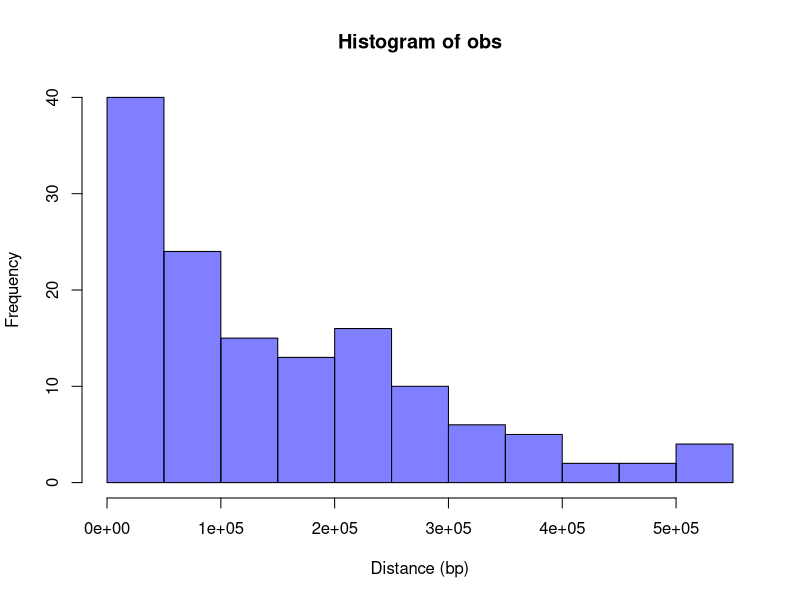
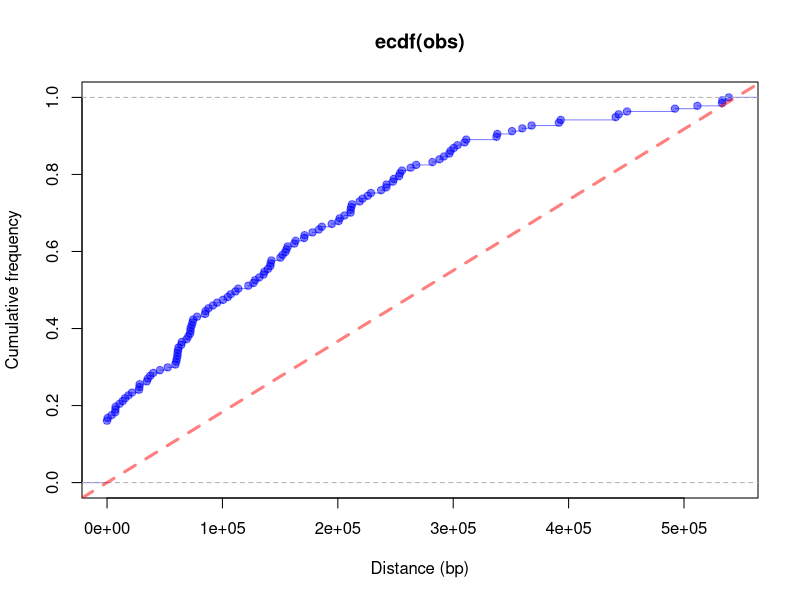
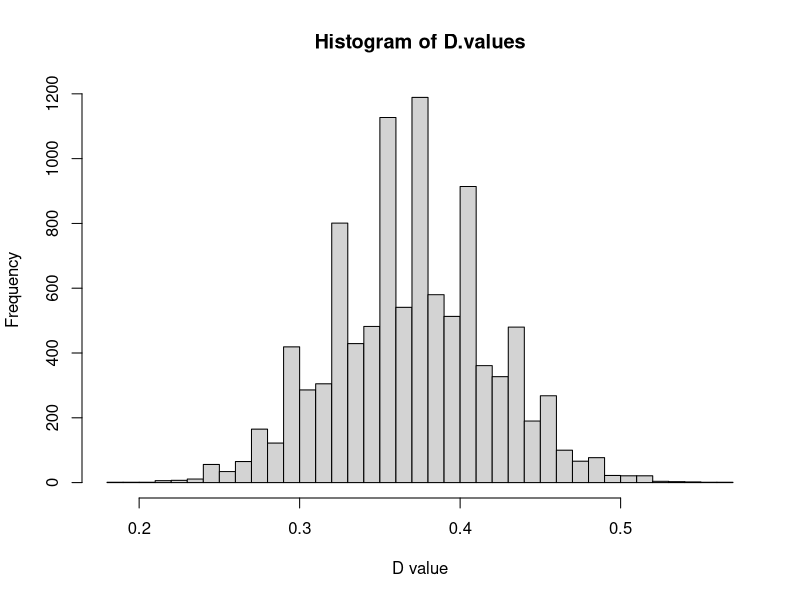
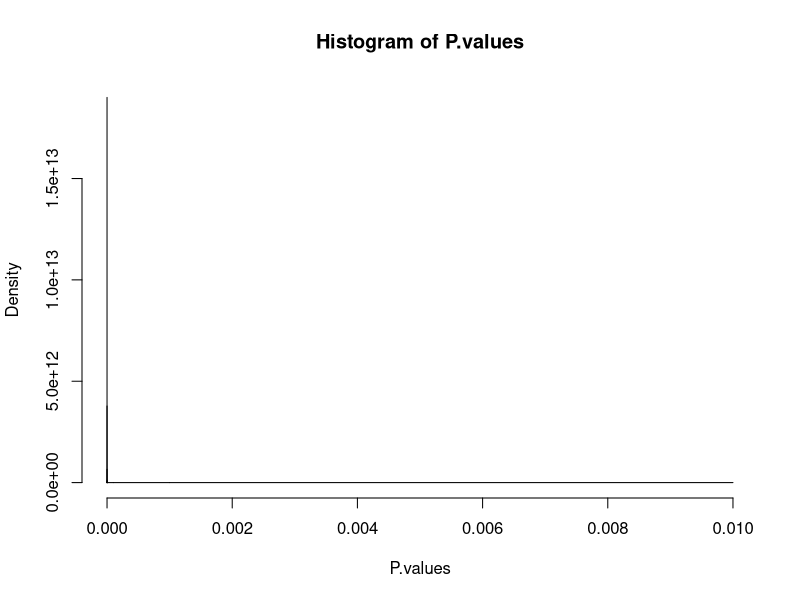
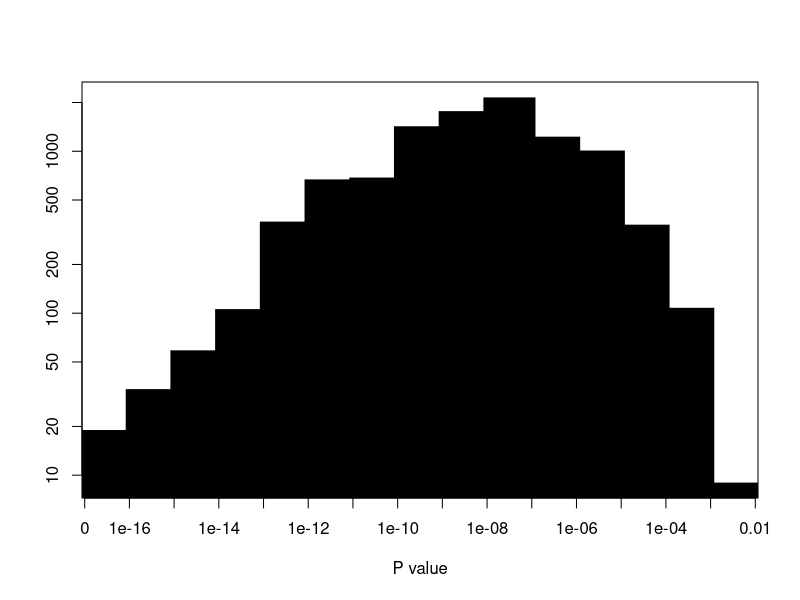

R code for these plots, in order:
## distri-difference-ks-test_example-1.R
##
## Author: Nouri BEN ZAKOUR
## Affiliations: University of Queensland
##

## PURPOSE: Statitical evaluation of the distribution bias of distances between RECs regions and MGEs

##
## ATTENTION: The following script is tailored to suit a particular example. A more generic script is also available. 
## Data used here is specific to the generation of Panel A to D of Figure SX in Petty, Ben Zakour et al. 2014 (submitted).
##


# 1) input list of N real REC-MGE distances between REC and closest MGE we observed in the object "obs"
# N=137 <=> 115 non overlapping REC regions + 22 overlapping REC regions
# distances were previously calculated for all regions

obs <- c(0, 0, 0, 0, 0, 0, 0, 0, 0, 0, 0, 0, 0, 0, 0, 0, 0, 0, 0, 0, 0, 0,170801,186128,211084,242215,253014,303737,337461,350992,
         492157,511598,532941,538831,533200,450664,443420,440807,393183,391627,367958,359850,338173,309913,296565,211592,52655,
         60464,64254,74168,87883,100516,40005,28024,7059,608,21563,45859,74610,78027,171177,212373,126899,113694,95449,85393,18452
         ,7446,3972,13563,27646,28321,34496,35337,37459,59899,60935,61193,61483,61936,70444,71957,154479,156624,163400,128304,7223,
         10852,228755,237573,242053,221465,211032,194760,178056,150238,91789,111287,132009,136389,141773,311311,297727,291897,
         200720,183559,141463,139466,72490,72281,68988,64811,15622,59191,73425,104602,107151,122394,155598,162262,218966,225967,
         253884,255604,263169,267865,282022,288138,300438,248507,247666,205767,201703,152115,142401,135613,85017)


# 2) generate a random set of N distances with a range (0,D) corresponding to all the possible distances observable between a REC and a MGE.
# In other words, we consider the same MGE positions, and we just randomely select REC-MGE distances fitting in the intervals.
# The maximal value D corresponds to the maximal distance max_REC-MGE a randomly selected REC can be from a real MGE 
# i.e. D = max_REC-MGE distance between 2 MGEs minus the min REC_size observed, then divided by 2

# In this data, the maximal distance observed is between GI-leuX and PHI1, i.e. 1089739 bp, 
# and the min_REC_size observed is 9 bp

max_REC_MGE <- 1089739                                  # maximal distance observed between 2 MGEs
min_REC_size <- 9                                       # minimum size of a REC region
D <- as.integer((max_REC_MGE - min_REC_size)/2)         # maximal distance max_REC-MGE a randomly selected REC can be from a real MGE
N <- 137                                                # number of REC regions                     
rand <- as.integer(runif(N,0,D))                        # generates a uniformally distributed list of integers


# Selected representations of the input data
# 3.1) Generates panel A "Frequency histogram"

hist(obs, col=rgb(0,0,1,0.5), xlab="Distance (bp)")


# 3.2) Generates panel B "Empirical Cumulative Distribution Function Plots for observed vs theoritical uniform distributions"

plot(ecdf(obs), xlim = range(c(obs,rand)), col=rgb(0,0,1,0.5), xlab = "Distance (bp)", ylab = "Cumulative frequency")
abline(0,1/D, col=rgb(1,0,0,0.5), lwd=3, lty=2)         # theoritical CDF


# 4) Statistical evaluation of the difference (and possibly direction of difference) between the (obs) and (rand) data

# 4.1) Two-sample Kolmogorov–Smirnov test (K-S test)

    # PRINCIPLE: The Kolmogorov-Smirnov test compares the cumulative distribution of the two data sets, 
    # and computes a D value and a P value that depend on the largest discrepancy between distributions. 
    # It is used to test whether two samples are drawn from identical continuous distributions.
    # The possible values i) "two.sided", ii) "less" and iii) "greater" of alternatives specify the null hypothesis that 
    # the true distribution function of x is i) equal to, ii) not less than or iii) not greater than the hypothesized distribution function 
    # (one-sample case) or the distribution function of y (two-sample case), respectively. 
    # It is a non-parametric test that doesn't assume a particular distribution for the data except that it should be continuous.
    # CAUTION: ties are not handled, unless data is resampled.

# K-S test without data resampling for preliminary hypothesis testing
    # test 1: null hypothesis is rejected
    # test 2: confirms the alternative = "greater", which includes distributions for which x is stochastically smaller than y 
    # (in other words, the Cumulative Distribution Function of x lies above that of y)

ks.test(obs,rand)
ks.test(obs,rand, alternative="greater")


# 4.2) One-sample K-S test, comparing the observed distribution to the cumulative uniform distribution function ("punif"):
   
# K-S test with data resampling
       
R=9999                                                  # the number of replicates - 1

D.values = numeric(R)                                   # to store the D value results
P.values = numeric(R)                                   # to store the P value results
for(i in 1:R) { 
  obsS = sample(obs, size=N, replace=T)                 # obs data resampling
  randS = as.integer(runif(N,0,D))                      # random data resamling
  kstest <- ks.test(obsS,randS,alternative="greater")   # K-S test
  D.values[i] = kstest$statistic                        # D value stored
  P.values[i] = kstest$p.value                          # P value stored
}


# Generates panel C: "Distribution of P-value for 10,000 replicates"       
hist(D.values, breaks=30, xlab="D value")

# Determine mean and standard deviation for D value       
mean(D.values)  #mean
sd(D.values)    #sd


# Generates panel D: "Distribution of P-value for 10,000 replicates"
       # x-axis changed to a logarithmic scale (log 10)
       
breaks = c(0, 1e-16, 1e-15, 1e-14, 1e-13, 1e-12, 1e-11, 1e-10, 1e-09, 1e-08, 1e-07, 1e-06, 1e-05, 1e-04, 1e-03, 1e-02)
Pvalues_hist <- hist(P.values,
     breaks = c(0, 1e-16, 1e-15, 1e-14, 1e-13, 1e-12, 1e-11, 1e-10, 1e-09, 1e-08, 1e-07, 1e-06, 1e-05, 1e-04, 1e-03, 1e-02))
plot(Pvalues_hist$count, log= "y", type='h', lwd=50, lend=1, lty=1, col="black", xlab="P value", ylab="", xaxt="n")
axis(1,at=0.5:15.5,label=breaks)
       
# Determine mean and standard deviation for P value  
mean(P.values)  #mean
sd(P.values)    #sd
